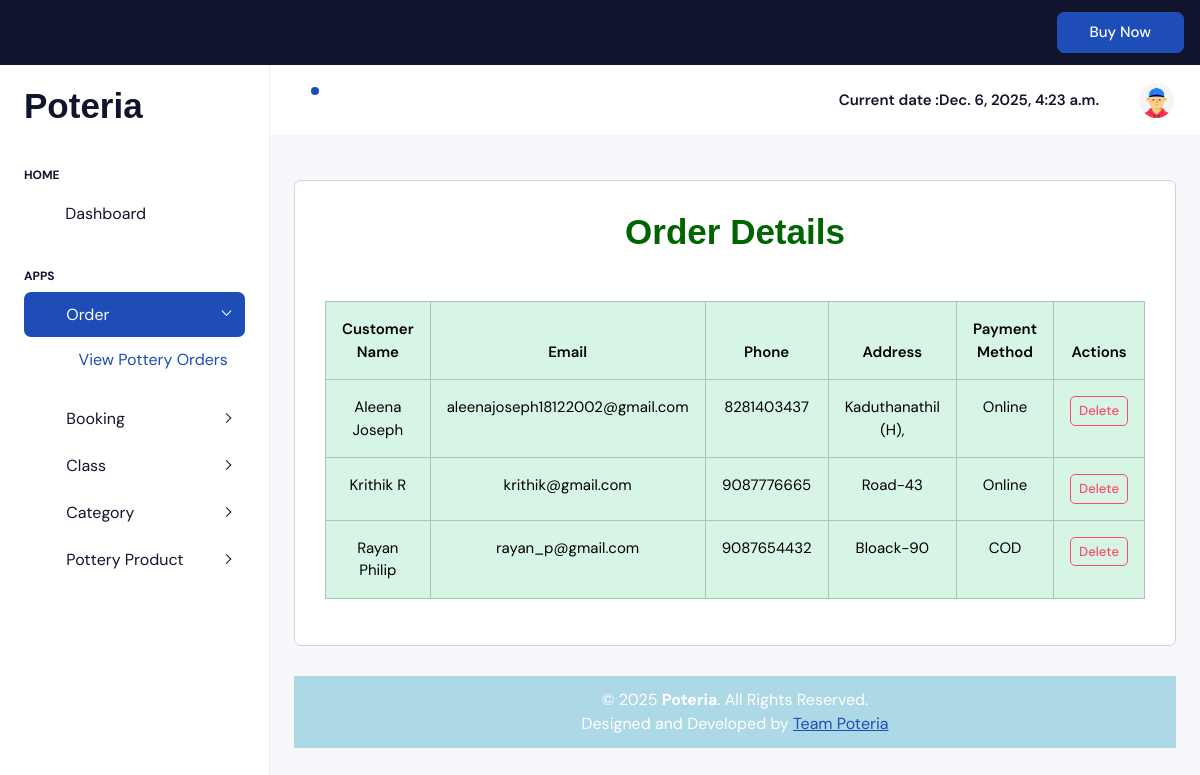
/PoteriaAdmin/displayorder/, run on an earlier commit of the app's database.
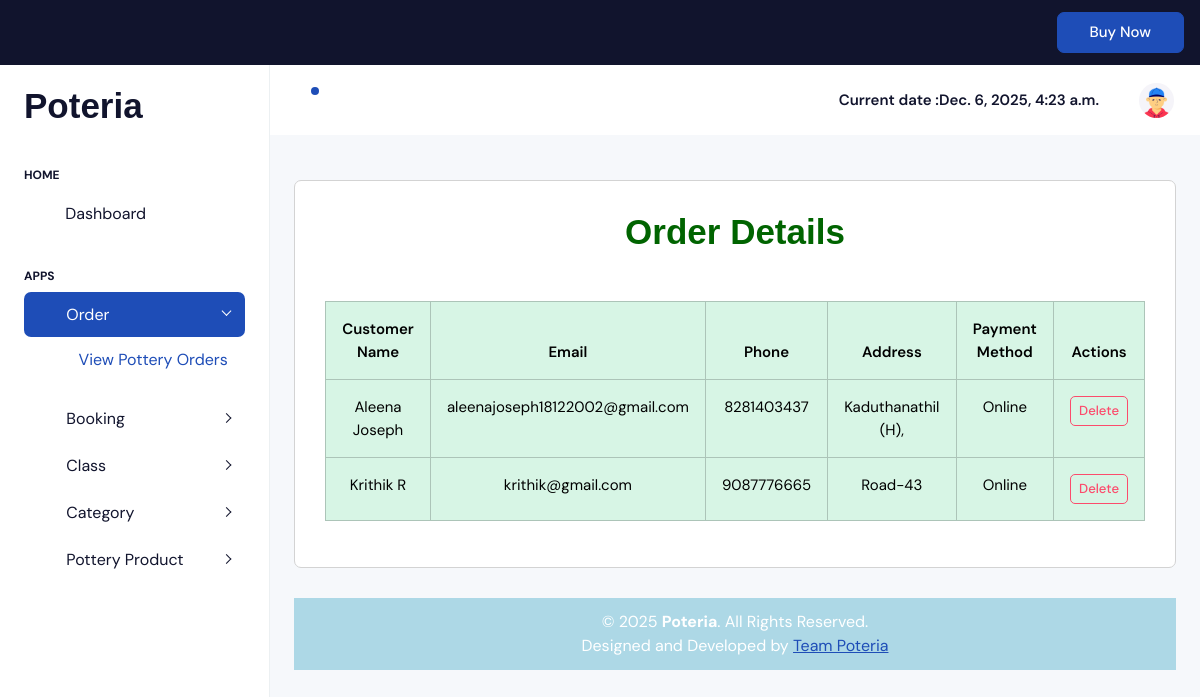
And on a later commit of the database.
### webapp/models.py (models this page shows, shortened)
class Orderdb(models.Model):
    Order_fullname=models.CharField(max_length=30,null=True,blank=True)
    Order_email=models.EmailField(null=True,blank=True)
    Order_phone=models.IntegerField(null=True,blank=True)
    Order_address=models.TextField(null=True,blank=True)
    Order_payment=models.CharField(max_length=30,null=True,blank=True)

### Myapp/views.py (the view)
# urls.py: path('displayorder/',views.displayorder,name="displayorder"),
def displayorder(request):
    date=datetime.datetime.now()
    data=Orderdb.objects.all()
    return render(request,"displayorder.html",{'data':data,'date':date})

### Myapp/templates/displayorder.html (shortened to what this page needs)
<!DOCTYPE html>
<html lang="en">
{% extends 'index.html' %}
{% load static %}
{% block content %}
<head>
</head>
<body>
<div class="container-fluid" style="margin:0px; padding:0px;">
  <div class="card " style="width:auto; border:1px solid lightgrey; height:auto;">
    <div class="card-body">
      <h1 class="text-center mb-5" style="color:darkgreen; font-size:35px; font-weight:bold; font-family:Arial;">
        Order Details
      </h1>
 <div class="table-responsive">
      <table class="table table-bordered table-hover table-success">
        <thead class="table-success text-center">
          <tr>
            <th>Customer Name</th>
            <th>Email</th>
            <th>Phone</th>
            <th>Address</th>
            <th>Payment Method</th>
            <th>Actions</th>
          </tr>
        </thead>
        <tbody class="text-center">
          {% for i in data %}
          <tr>
            <td>{{i.Order_fullname}}</td>
            <td>{{i.Order_email}}</td>
            <td>{{i.Order_phone}}</td>
            <td>{{i.Order_address}}</td>
            <td>{{i.Order_payment}}</td>
            <td>
              <a href="{% url 'deleteorder' o_id=i.id %}">
                <button type="button" class="btn btn-outline-danger btn-sm">Delete</button>
              </a>
            </td>
          </tr>
        {% endfor %}
        </tbody>
      </table>
    </div>
    </div>
  </div>
</div>
</body>
</html>
{% endblock %}

What changed in the data, as far as the page shows it:
removed Orderdb: Order_fullname "Rayan Philip", Order_email "rayan_p@gmail.com", Order_phone "9087654432", Order_address "Bloack-90", Order_payment "COD"
